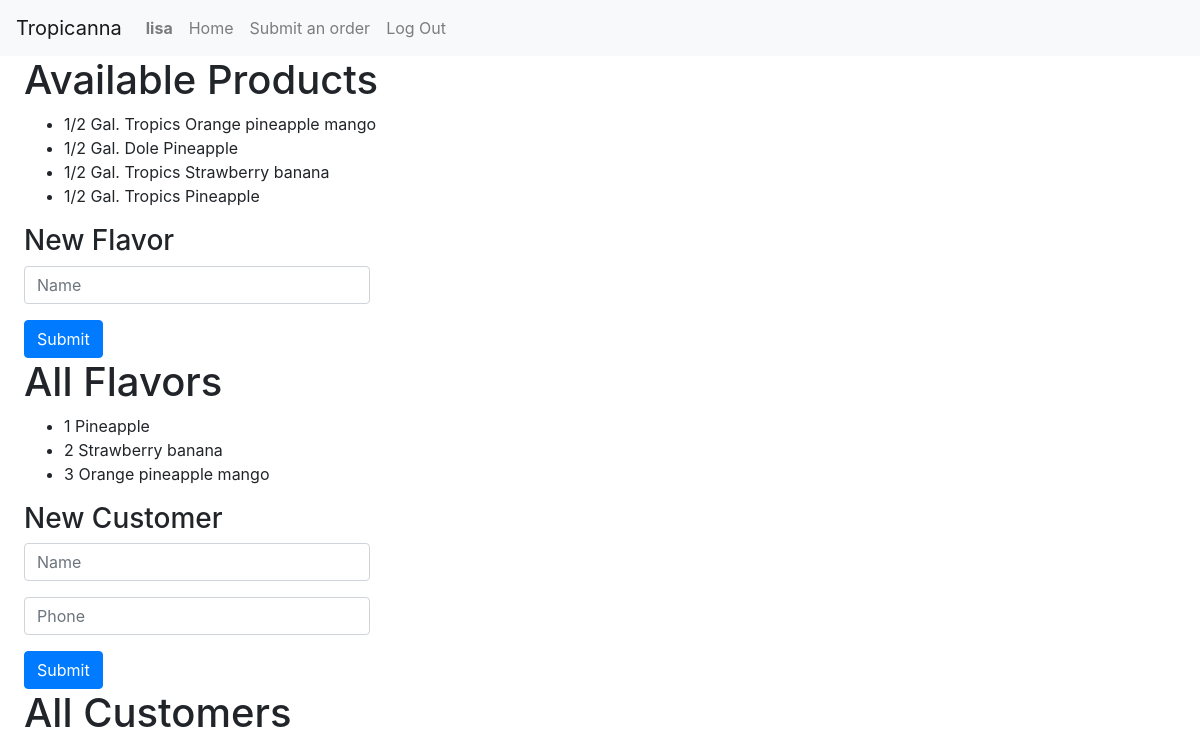
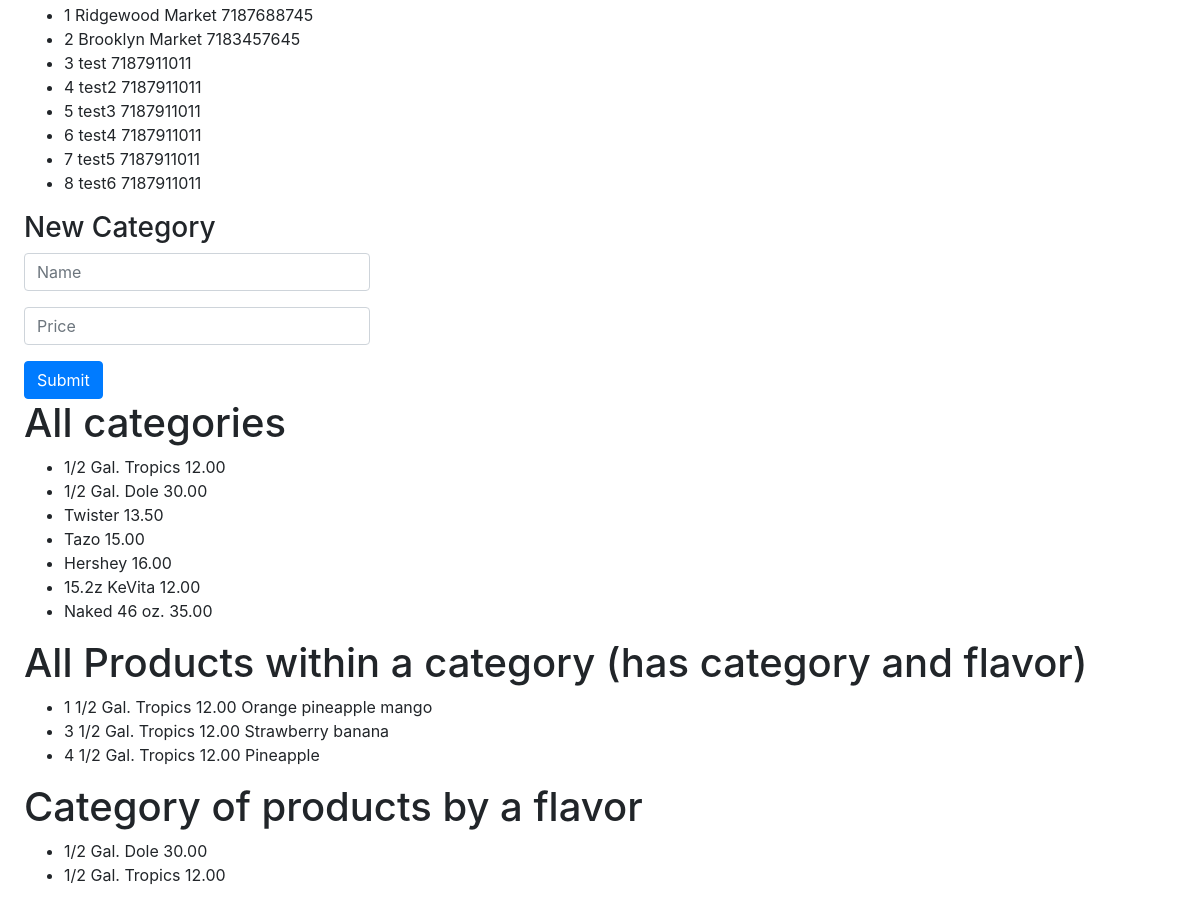
Before: / (signed in) with the older database file (2 pictures, top to bottom).
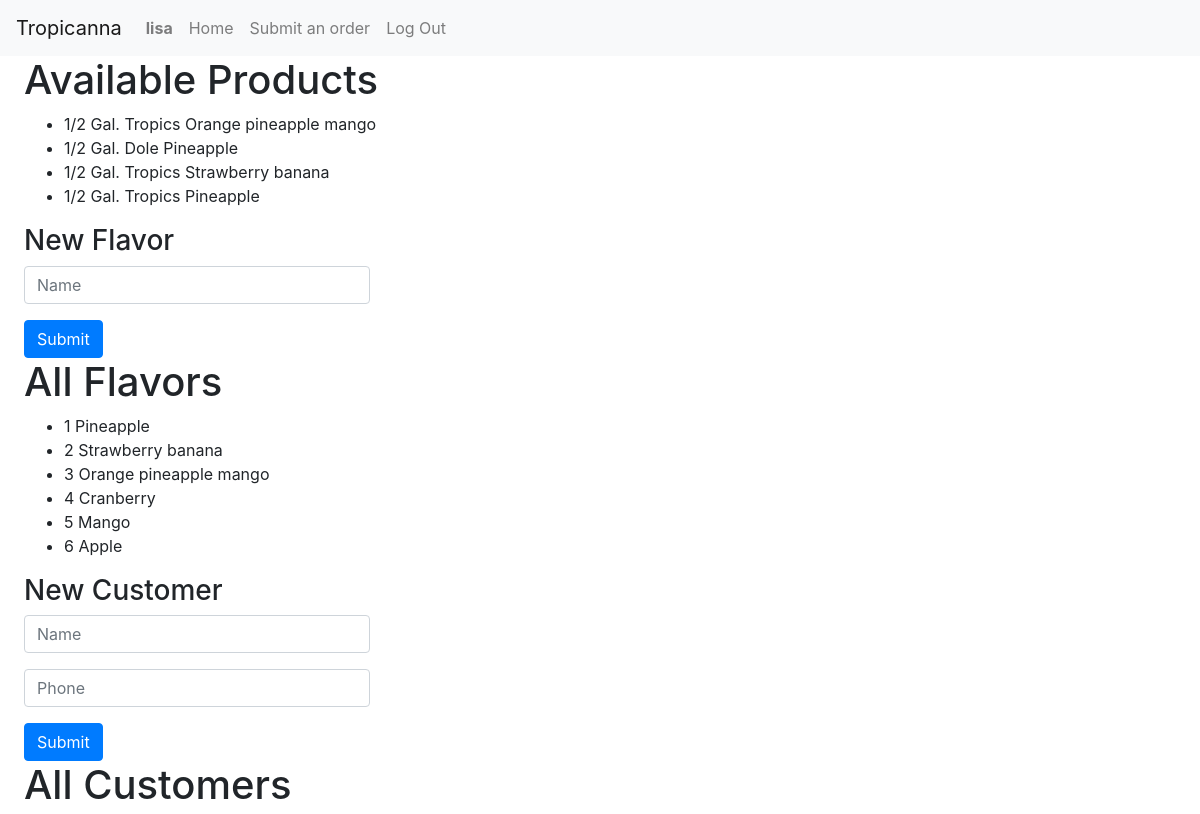
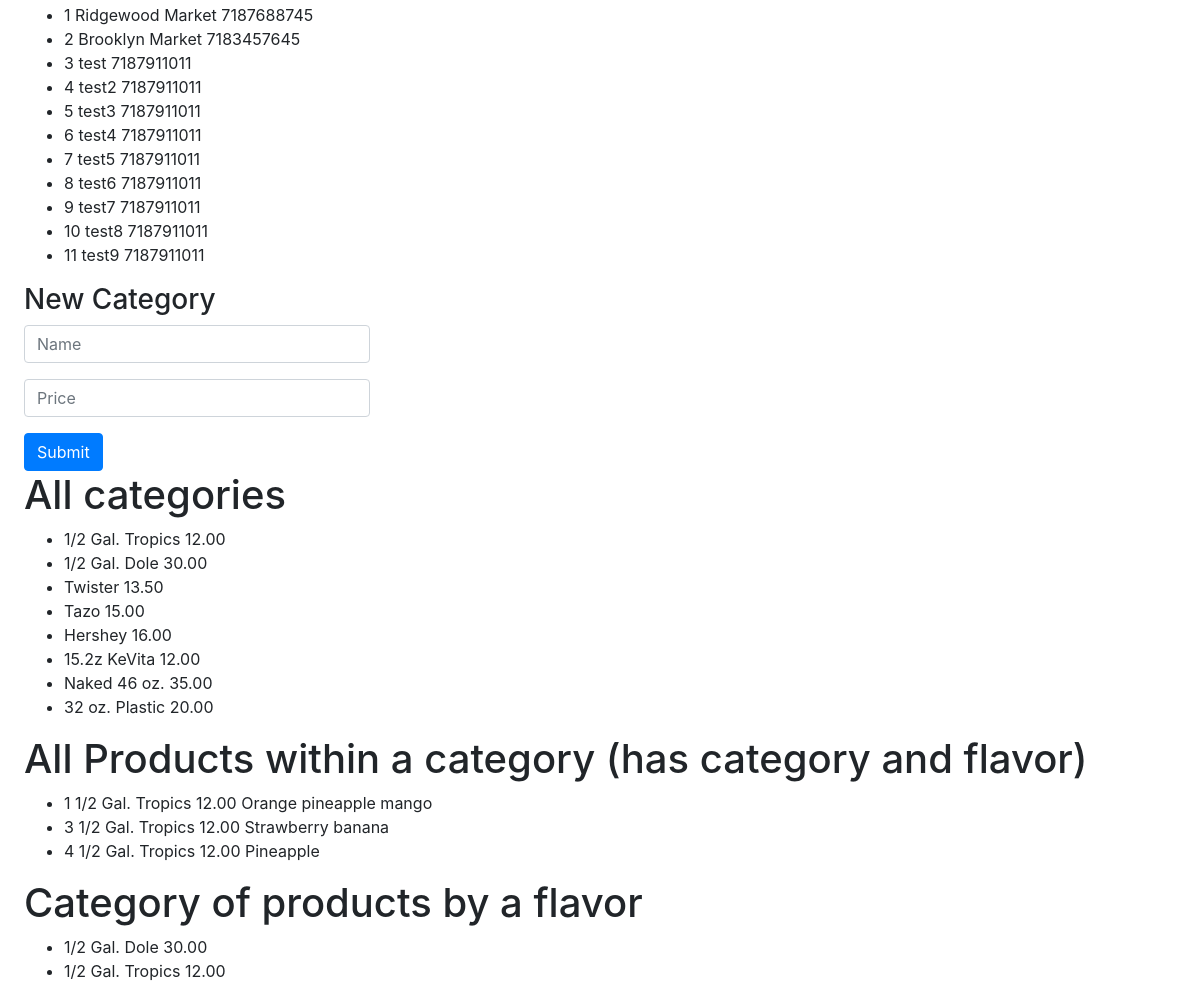
After: the same page with the newer database file (2 pictures, top to bottom).
### tropicanna/models.py (models this page shows, shortened)
class User(AbstractUser):
    pass

class Product(models.Model):
    category = models.ForeignKey(
        "Category", on_delete=models.CASCADE, related_name="products")
    flavor = models.ForeignKey(
        "Flavor", on_delete=models.CASCADE, related_name="products")

class Category(models.Model):
    name = models.CharField(max_length=100)
    price = models.DecimalField(max_digits=8, decimal_places=2)

class Flavor(models.Model):
    name = models.CharField(max_length=100)

class Customer(models.Model):
    name = models.CharField(max_length=100)
    phone = models.IntegerField()

### tropicanna/views.py (the view)
# urls.py: path("", views.index, name="index"),
def index(request):
    category = Category.objects.get(name="1/2 Gal. Tropics")
    products_by_category = category.products.all()
    flavor = Flavor.objects.get(name="Pineapple")
    products_by_flavor = flavor.products.all()
    return render(request, "tropicanna/index.html", {
        "all_products": Product.objects.all(),
        "all_flavors": Flavor.objects.all(),
        "customers": Customer.objects.all(),
        "categories": Category.objects.all(),
        "products": products_by_category,
        "flavors": products_by_flavor
    })

### tropicanna/templates/tropicanna/index.html (shortened to what this page needs)
{% extends "tropicanna/layout.html" %}
{% load static %}
{% block body %}
<div>
	<h1>Available Products</h1>
	<ul>
		{% for product in all_products %}
		<li>
			{{product.category.name}}
			{{product.flavor.name}}
		</li>
		{% endfor %}
	</ul>
</div>
{% if user.is_authenticated %}
<div>
	<h3>New Flavor</h3>
	<form id="flavor-form">
		<div class="form-group">
			<input id="flavor-name" class="form-control" placeholder="Name" required>
		</div>
		<input type="submit" class="btn btn-primary" />
	</form>
</div>
<div>
	<h1>All Flavors</h1>
	<ul>
		{% for flavor in all_flavors %}
		<li>
			{{flavor.id}}
			{{flavor.name}}
		</li>
		{% endfor %}
	</ul>
</div>
<div>
	<h3>New Customer</h3>
	<form id="customer-form">
		<div class="form-group">
			<input id="customer-name" class="form-control" placeholder="Name" required>
		</div>
		<div class="form-group">
			<input class="form-control" id="customer-phone" placeholder="Phone">
		</div>
		<input type="submit" class="btn btn-primary" />
	</form>
</div>
<h1>All Customers</h1>
<ul>
	{% for customer in customers %}
	<li>
		{{customer.id}}
		{{customer.name}}
		{{customer.phone}}
	</li>
	{% endfor %}
</ul>
<div>
	<h3>New Category</h3>
	<form id="category-form">
		<div class="form-group">
			<input id="category-name" class="form-control" placeholder="Name" required>
		</div>
		<div class="form-group">
			<input id="category-price" class="form-control" placeholder="Price" type="number" min="0.00" max="10000.00"
				step="0.01" required>
		</div>
		<input type="submit" class="btn btn-primary" />
	</form>
</div>
<h1>All categories</h1>
<ul>
	{% for category in categories %}
	<li>
		{{category.name}}
		{{category.price}}
	</li>
	{% endfor %}
</ul>
<h1>All Products within a category (has category and flavor)</h1>
<ul>
	{% for product in products %}
	<li>
		{{product.id}}
		{{product.category.name}}
		{{product.category.price}}
		{{product.flavor.name}}
	</li>
	{% endfor %}
</ul>
<h1>Category of products by a flavor</h1>
<ul>
	{% for flavor in flavors %}
	<li>
		{{flavor.category.name}}
		{{flavor.category.price}}
	</li>
	{% endfor %}
</ul>
{% endif %}
{% endblock %}

### tropicanna/templates/tropicanna/layout.html (shortened to what this page needs)
{% load static %}
<!DOCTYPE html>
<html lang="en">
	<head>
		<link rel="stylesheet" href="https://stackpath.bootstrapcdn.com/bootstrap/4.4.1/css/bootstrap.min.css"
>
		<link href="{% static 'tropicanna/styles.css' %}" rel="stylesheet">
	</head>
	<body>
		<nav class="navbar navbar-expand-lg navbar-light bg-light">
			<a class="navbar-brand">Tropicanna</a>
			<div>
				<ul class="navbar-nav mr-auto">
					{% if user.is_authenticated %}
					<li class="nav-item">
						<a class="nav-link"><strong>{{ user.username }}</strong></a>
					</li>
					{% endif %}
					{% if user.is_authenticated %}
					<li class="nav-item">
						<a class="nav-link" href="{% url 'index' %}">Home</a>
					</li>
					<li class="nav-item">
						<a class="nav-link" href="{% url 'order' %}">Submit an order</a>
					</li>
					<li class="nav-item">
						<a class="nav-link" href="{% url 'logout' %}">Log Out</a>
					</li>
					{% endif %}
				</ul>
			</div>
		</nav>
		<div id="app">
			{% block body %}
			{% endblock %}
		</div>
	</body>
</html>

### tropicanna/static/tropicanna/styles.css (style rules this page uses)
#app { margin: 0% 2%; }
#customer-form, #category-form, #flavor-form { max-width: 30%; }

Changed rows visible on the page:
added Flavor: id "4", name "Cranberry"
added Flavor: id "5", name "Mango"
added Flavor: id "6", name "Apple"
added Customer: id "9", name "test7", phone "7187911011"
added Customer: id "10", name "test8", phone "7187911011"
added Customer: id "11", name "test9", phone "7187911011"
added Category: name "32 oz. Plastic", price "20.00"
